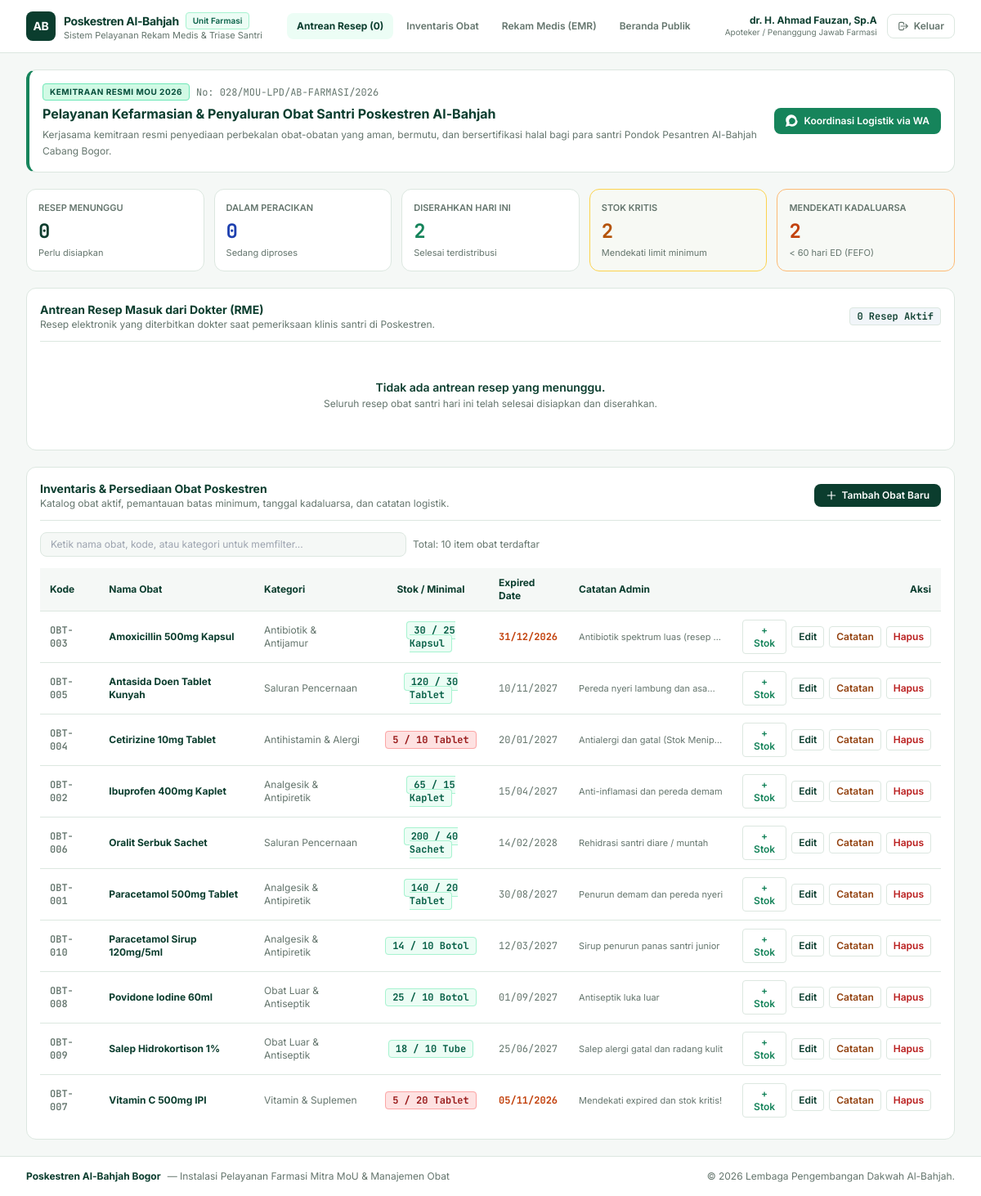
The page /dashboard_farmasi.php (signed in) on the database its author committed.
### tables this page shows
CREATE TABLE `obat` (
  `id` int(11) NOT NULL AUTO_INCREMENT,
  `kategori_id` int(11) NOT NULL,
  `kode_obat` varchar(30) NOT NULL,
  `nama_obat` varchar(100) NOT NULL,
  `satuan` varchar(20) NOT NULL,
  `stok_minimal` int(11) DEFAULT 10,
  `stok_sekarang` int(11) DEFAULT 0,
  `exp_date` date NOT NULL,
  `keterangan` text DEFAULT NULL,
  PRIMARY KEY (`id`),
  UNIQUE KEY `kode_obat` (`kode_obat`),
  KEY `kategori_id` (`kategori_id`),
  CONSTRAINT `obat_ibfk_1` FOREIGN KEY (`kategori_id`) REFERENCES `obat_kategori` (`id`)
);

CREATE TABLE `obat_kategori` (
  `id` int(11) NOT NULL AUTO_INCREMENT,
  `nama_kategori` varchar(50) NOT NULL,
  PRIMARY KEY (`id`)
);

### dashboard_farmasi.php (the view, shortened to what the rows shown need)
<?php
require_once 'koneksi.php';
$res_semua_obat = $conn->query(
    "SELECT o.*, ok.nama_kategori FROM obat o
     LEFT JOIN obat_kategori ok ON o.kategori_id=ok.id
     ORDER BY o.nama_obat ASC"
);
?>
<!DOCTYPE html>
<html lang="id" class="scroll-smooth">
<head>
    <script src="https://cdn.tailwindcss.com"></script>
</head>
<body class="min-h-screen flex flex-col bg-[#F5F8F6] text-[#182923]">
    <main class="max-w-7xl mx-auto px-4 sm:px-6 lg:px-8 py-5 space-y-5 flex-1 w-full">
        <div class="card-panel p-4 flex flex-col md:flex-row items-start md:items-center justify-between gap-3 bg-white border-l-4 border-l-[#16845B]">
            <div class="space-y-1">
                <h1 class="text-base font-bold text-[#0B3D2E]">
                    Pelayanan Kefarmasian & Penyaluran Obat Santri Poskestren Al-Bahjah
                </h1>
            </div>
        </div>
        <div id="antrean-resep" class="card-panel p-4 space-y-3.5">
            <div class="flex flex-col sm:flex-row sm:items-center justify-between pb-3 border-b border-[#DCE7E0] gap-2">
                <div>
                    <h2 class="font-bold text-sm text-[#0B3D2E]">Antrean Resep Masuk dari Dokter (RME)</h2>
                </div>
            </div>
        </div>
        <div id="inventaris-obat" class="card-panel p-4 space-y-3.5">
            <div class="flex flex-col sm:flex-row sm:items-center justify-between pb-3 border-b border-[#DCE7E0] gap-3">
                <div>
                    <h2 class="font-bold text-sm text-[#0B3D2E]">Inventaris & Persediaan Obat Poskestren</h2>
                </div>
            </div>
            <div class="overflow-x-auto">
                <table class="w-full text-left text-xs border-collapse" id="tabel-obat">
                    <thead>
                        <tr class="bg-[#F5F8F6] text-[#0B3D2E] font-bold border-b border-[#DCE7E0]">
                            <th class="py-2.5 px-3">Kode</th>
                            <th class="py-2.5 px-3">Nama Obat</th>
                            <th class="py-2.5 px-3">Kategori</th>
                            <th class="py-2.5 px-3 text-center">Stok / Minimal</th>
                            <th class="py-2.5 px-3">Expired Date</th>
                            <th class="py-2.5 px-3">Catatan Admin</th>
                            <th class="py-2.5 px-3 text-right">Aksi</th>
                        </tr>
                    </thead>
                    <tbody class="divide-y divide-[#DCE7E0] text-[#182923]">
                        <?php if ($res_semua_obat && $res_semua_obat->num_rows > 0): ?>
                            <?php while ($ob = $res_semua_obat->fetch_assoc()):
                                $is_kritis = $ob['stok_sekarang'] <= $ob['stok_minimal'];
                                $is_exp    = strtotime($ob['exp_date']) <= strtotime('+60 days');
                            ?>
                            <tr class="hover:bg-slate-50/70 transition">
                                <td class="py-2.5 px-3 mono-num font-semibold text-[#64756D]"><?= htmlspecialchars($ob['kode_obat']); ?></td>
                                <td class="py-2.5 px-3 font-bold text-[#0B3D2E]"><?= htmlspecialchars($ob['nama_obat']); ?></td>
                                <td class="py-2.5 px-3 text-[#64756D]"><?= htmlspecialchars($ob['nama_kategori'] ?? 'Umum'); ?></td>
                                <td class="py-2.5 px-3 text-center mono-num font-bold">
                                    <span class="px-2 py-0.5 rounded <?= $is_kritis ? 'bg-red-100 text-red-800 border border-red-300' : 'bg-emerald-50 text-emerald-800 border border-emerald-200'; ?>">
                                        <?= (int)$ob['stok_sekarang']; ?> / <?= (int)$ob['stok_minimal']; ?> <?= htmlspecialchars($ob['satuan']); ?>
                                    </span>
                                </td>
                                <td class="py-2.5 px-3 mono-num <?= $is_exp ? 'text-orange-700 font-bold' : 'text-[#64756D]'; ?>">
                                    <?= date('d/m/Y', strtotime($ob['exp_date'])); ?>
                                </td>
                                <td class="py-2.5 px-3 max-w-[200px] truncate text-[11px] text-[#64756D]">
                                    <?= htmlspecialchars($ob['keterangan'] ?: '-'); ?>
                                </td>
                                <td class="py-2.5 px-3 text-right">
                                    <div class="inline-flex items-center gap-1.5">
                                        <button type="button" onclick="bukaModalRestock(<?= $ob['id']; ?>, '<?= addslashes($ob['nama_obat']); ?>')"
                                                class="px-2 py-1 rounded border border-[#DCE7E0] hover:bg-emerald-50 text-[#16845B] font-semibold transition" title="Tambah Stok">
                                            + Stok
                                        </button>
                                        <button type="button" onclick='bukaModalEdit(<?= json_encode($ob); ?>)'
                                                class="px-2 py-1 rounded border border-[#DCE7E0] hover:bg-slate-100 text-[#0B3D2E] font-semibold transition" title="Edit Data">
                                            Edit
                                        </button>
                                        <button type="button" onclick="bukaModalCatatan(<?= $ob['id']; ?>, '<?= addslashes($ob['nama_obat']); ?>', '<?= addslashes($ob['keterangan'] ?? ''); ?>')"
                                                class="px-2 py-1 rounded border border-[#DCE7E0] hover:bg-amber-50 text-amber-800 font-semibold transition" title="Kirim Catatan ke Admin">
                                            Catatan
                                        </button>
                                        <button type="button" onclick="konfirmasiHapusObat(<?= $ob['id']; ?>, '<?= addslashes($ob['nama_obat']); ?>')"
                                                class="px-2 py-1 rounded border border-[#DCE7E0] hover:bg-red-50 text-red-700 font-semibold transition" title="Hapus Obat">
                                            Hapus
                                        </button>
                                    </div>
                                </td>
                            </tr>
                            <?php endwhile; ?>
                        <?php endif; ?>
                    </tbody>
                </table>
            </div>
        </div>
    </main>
</body>
</html>

### rows shown on the page
obat: kode_obat "OBT-003", nama_obat "Amoxicillin 500mg Kapsul", kategori.nama_kategori "Antibiotik & Antijamur", stok_sekarang "30", stok_minimal "25", satuan "Kapsul", exp_date "31/12/2026", keterangan "Antibiotik spektrum luas (resep…"
obat: kode_obat "OBT-005", nama_obat "Antasida Doen Tablet Kunyah", kategori.nama_kategori "Saluran Pencernaan", stok_sekarang "120", stok_minimal "30", satuan "Tablet", exp_date "10/11/2027", keterangan "Pereda nyeri lambung dan asa…"
obat: kode_obat "OBT-004", nama_obat "Cetirizine 10mg Tablet", kategori.nama_kategori "Antihistamin & Alergi", stok_sekarang "5", stok_minimal "10", satuan "Tablet", exp_date "20/01/2027", keterangan "Antialergi dan gatal (Stok Menip…"
obat: kode_obat "OBT-002", nama_obat "Ibuprofen 400mg Kaplet", kategori.nama_kategori "Analgesik & Antipiretik", stok_sekarang "65", stok_minimal "15", satuan "Kaplet", exp_date "15/04/2027", keterangan "Anti-inflamasi dan pereda demam"
obat: kode_obat "OBT-006", nama_obat "Oralit Serbuk Sachet", kategori.nama_kategori "Saluran Pencernaan", stok_sekarang "200", stok_minimal "40", satuan "Sachet", exp_date "14/02/2028", keterangan "Rehidrasi santri diare / muntah"
obat: kode_obat "OBT-001", nama_obat "Paracetamol 500mg Tablet", kategori.nama_kategori "Analgesik & Antipiretik", stok_sekarang "140", stok_minimal "20", satuan "Tablet", exp_date "30/08/2027", keterangan "Penurun demam dan pereda nyeri"
obat: kode_obat "OBT-010", nama_obat "Paracetamol Sirup 120mg/5ml", kategori.nama_kategori "Analgesik & Antipiretik", stok_sekarang "14", stok_minimal "10", satuan "Botol", exp_date "12/03/2027", keterangan "Sirup penurun panas santri junior"
obat: kode_obat "OBT-008", nama_obat "Povidone Iodine 60ml", kategori.nama_kategori "Obat Luar & Antiseptik", stok_sekarang "25", stok_minimal "10", satuan "Botol", exp_date "01/09/2027", keterangan "Antiseptik luka luar"
obat: kode_obat "OBT-009", nama_obat "Salep Hidrokortison 1%", kategori.nama_kategori "Obat Luar & Antiseptik", stok_sekarang "18", stok_minimal "10", satuan "Tube", exp_date "25/06/2027", keterangan "Salep alergi gatal dan radang kulit"
obat: kode_obat "OBT-007", nama_obat "Vitamin C 500mg IPI", kategori.nama_kategori "Vitamin & Suplemen", stok_sekarang "5", stok_minimal "20", satuan "Tablet", exp_date "05/11/2026", keterangan "Mendekati expired dan stok kritis!"

### other values the page prints
$cnt_menunggu + $cnt_diproses "0"
$user_name "dr. H. Ahmad Fauzan, Sp.A"
$cnt_menunggu "0"
$cnt_diproses "0"
$cnt_selesai "2"
$cnt_kritis "2"
$cnt_hampir_exp "2"
$cnt_total_obat "10"
